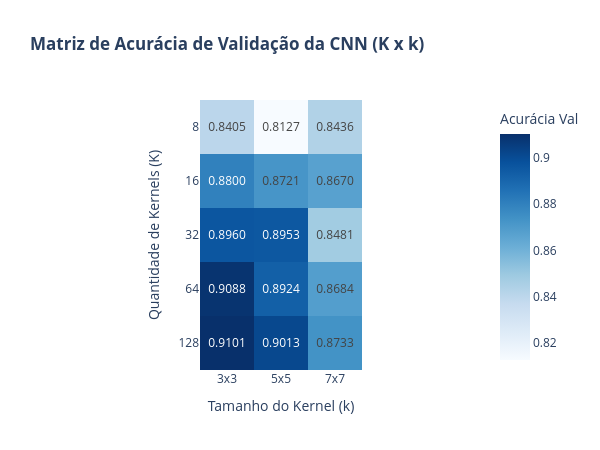

Notebook code for this chart:
### Code cell
import plotly.express as px

# Pivotear os dados para formato matricial (Linhas = K, Colunas = k)
pivot_df = df_results.pivot(index="num_kernels", columns="kernel_size", values="val_acc")

fig_heatmap = px.imshow(
    pivot_df,
    labels=dict(x="Tamanho do Kernel (k)", y="Quantidade de Kernels (K)", color="Acurácia Val"),
    x=[f"{k}x{k}" for k in pivot_df.columns],
    y=[str(K) for K in pivot_df.index],
    text_auto=".4f",
    color_continuous_scale="Blues",
    title="<b>Matriz de Acurácia de Validação da CNN (K x k)</b>"
)

fig_heatmap.update_layout(
    template="plotly_white",
    width=600,
    height=450
)

fig_heatmap.show()

### Figure 1 — Plotly figure (JSON) as saved in the notebook; plotly's stock layout.template omitted (floating-point values rounded to 4 significant figures)
{"data": [{"coloraxis": "coloraxis", "hovertemplate": "Tamanho do Kernel (k): %{x}<br>Quantidade de Kernels (K): %{y}<br>Acurácia Val: %{z}<extra></extra>", "name": "0", "texttemplate": "%{z:.4f}", "type": "heatmap", "x": ["3x3", "5x5", "7x7"], "xaxis": "x", "y": ["8", "16", "32", "64", "128"], "yaxis": "y", "z": [[0.8405, 0.8127, 0.8436], [0.88, 0.8721, 0.867], [0.896, 0.8953, 0.8481], [0.9088, 0.8924, 0.8684], [0.9101, 0.9013, 0.8733]]}], "layout": {"coloraxis": {"autocolorscale": false, "colorbar": {"title": {"text": "Acurácia Val"}}, "colorscale": [[0, "rgb(247,251,255)"], [0.125, "rgb(222,235,247)"], [0.25, "rgb(198,219,239)"], [0.375, "rgb(158,202,225)"], [0.5, "rgb(107,174,214)"], [0.625, "rgb(66,146,198)"], [0.75, "rgb(33,113,181)"], [0.875, "rgb(8,81,156)"], [1, "rgb(8,48,107)"]]}, "height": 450, "title": {"text": "<b>Matriz de Acurácia de Validação da CNN (K x k)</b>"}, "width": 600, "xaxis": {"anchor": "y", "constrain": "domain", "domain": [0, 1], "scaleanchor": "y", "title": {"text": "Tamanho do Kernel (k)"}}, "yaxis": {"anchor": "x", "autorange": "reversed", "constrain": "domain", "domain": [0, 1], "title": {"text": "Quantidade de Kernels (K)"}}}}
